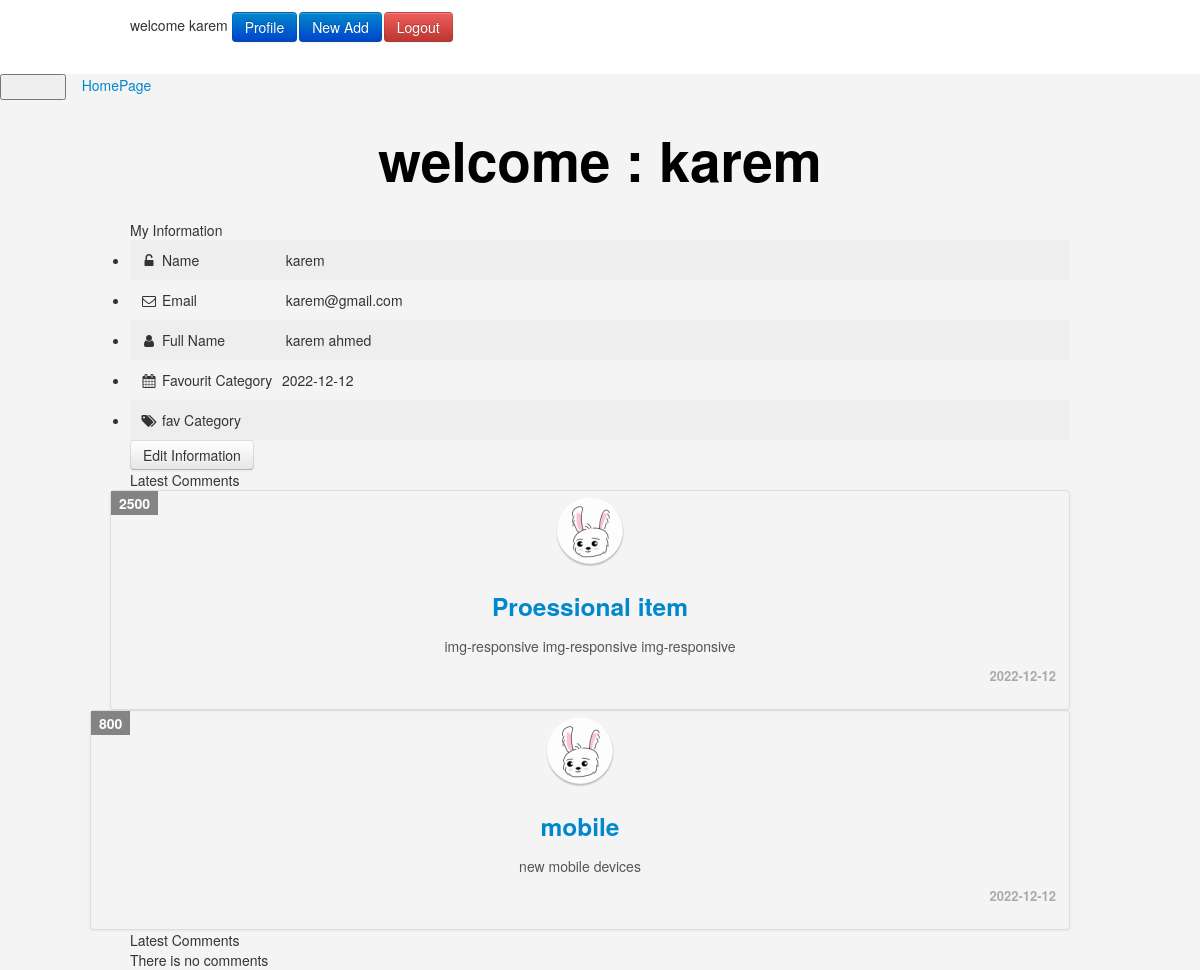
Page /profile.php (signed in) on the committed database.
### tables this page shows
CREATE TABLE `users` (
  `userID` int(11) NOT NULL COMMENT 'To Identify User',
  `username` varchar(255) NOT NULL COMMENT 'Username To Login',
  `password` varchar(255) NOT NULL COMMENT 'Password To Login',
  `email` varchar(255) NOT NULL,
  `fullname` varchar(255) NOT NULL,
  `groupID` int(11) NOT NULL DEFAULT 0 COMMENT 'Identify User Group',
  `truststatus` int(11) NOT NULL DEFAULT 0 COMMENT 'Seller Rank',
  `regstatus` int(11) NOT NULL DEFAULT 0 COMMENT 'Pending Approval',
  `date` date NOT NULL
);

CREATE TABLE `items` (
  `item_ID` int(11) NOT NULL,
  `name` varchar(255) NOT NULL,
  `description` text NOT NULL,
  `price` varchar(255) NOT NULL,
  `add_Date` date NOT NULL,
  `country_made` varchar(255) NOT NULL,
  `image` varchar(255) NOT NULL,
  `status` varchar(255) NOT NULL,
  `rating` smallint(6) NOT NULL,
  `Approve` tinyint(4) NOT NULL DEFAULT 0,
  `Cat_ID` int(11) NOT NULL,
  `Member_ID` int(11) DEFAULT NULL
);

### includes/functions/functions.php (called while the page is built, shortened)
<?php
 function getItems($where , $value){
    global $con;
    $getItems = $con->prepare("SELECT * FROM items WHERE $where = ? ORDER BY item_ID  DESC");
    $getItems->execute(array($value));
    $item = $getItems->fetchAll();
    return $item;
 }

### profile.php (the view, shortened to what this page needs)
<?php
include 'init.php';
if (isset($_SESSION['user'])) {
    $getUser = $con->prepare("SELECT * FROM users WHERE username = ? ");
    $getUser->execute(array($sessionUser));
    $info = $getUser->fetch();
?>
<h1 class="text-center"><?php echo 'welcome : ' . $_SESSION['user'] ?></h1>
<div class="information block">
    <div class="container">
        <div class="panel panel-primary">
            <div class="panel panel-heading"> My Information </div>
                <div class="panel-body">
                    <ul class="list-unstyled">
                   <li>
                    <i class="fa fa-unlock-alt fa-fw"></i>
                     <span>Name</span> <?php echo $info['username'] ?>
                     </li>
                   <li>
                    <i class="fa fa-envelope-o fa-fw"></i>
                   <span>Email</span>
                   <?php echo $info['email'] ?>
                </li>
                   <li>
                    <i class="fa fa-user fa-fw"></i>
                     <span>Full Name</span> <?php echo $info['fullname'] ?>
                    </li>
                   <li>
                    <i class="fa fa-calendar fa-fw"></i>
                    <span> Favourit Category </span><?php echo $info['date'] ?>
                    </li>
                    <li>
                    <i class="fa fa-tags fa-fw"></i>
                    <span> fav Category </span>
                    </li>
                    </ul>
                    <a href="#" class="btn btn-default">Edit Information</a>
            </div>
        </div>
    </div>
</div>
<div class="my-ads block">
<div class="container">
        <div class="panel panel-primary">
            <div class="panel panel-heading"> Latest Comments </div>
                <div class="panel-body">
    <?php
    if(!empty(getItems('Member_ID',$info['userID']))){
      foreach (getItems('Member_ID',$info['userID']) as $item){
        echo '<div class="row">';
        echo '<div class="col-sm-6 col-md-3>">';
        echo '<div class="thumbnail item-box">';
        echo '<span class="price-tag">' .$item['price'] .  '</span>';
        echo '<img class="img-responsive" src="rab.png" alt="" />';
        echo '<div class="caption">';
        echo '<h3 class="text-center"> <a href="items.php?itemid='.$item['item_ID'] . '">' . $item['name']  .  '</a></h3>';
        echo '<p class="text-center">' . $item['description'].  '</p>';
        echo '<p class="text-center date">' . $item['add_Date'].  '</p>';
        echo '</div>';
        echo '</div>';
        echo '</div>';
            }
        echo '</div>';
        }    else {
        echo 'sorry no ads to show , create <a href="newad.php"> New Add</a>';
        }
?>
                 </div>
            </div>
    </div>
</div>
<div class="my-comments block">
    <div class="container">
        <div class="panel panel-primary">
            <div class="panel panel-heading"> Latest Comments </div>
                <div class="panel-body">
                <?php
                 $stmt = $con->prepare("SELECT comment FROM comments WHERE user_id = ?");
                $stmt->execute(array($info['userID']));
                $comments  = $stmt->fetchAll();
                if (!empty($comments)){
                        foreach ($comments as $com)
                        {
                            echo '<p>' . $com['comment'] . '</p>' . '<br>';
                        }
                }else{
                    echo ' There is no comments';
                }
                ?>
            </div>
        </div>
    </div>
</div>
<?php
include $tpl . 'footer.php';
}else {
    header('Location: login.php');
    exit();
}
?>

### layout/css/frontend.css (style rules this page uses)
body { background-color: #F4F4F4; }
h1 { font-size: 55px; margin: 40px 0; font-weight: bold; color: #000000; }
.item-box { position: relative; }
.item-box .price-tag { background-color: #848484; padding: 2px 8px; position: absolute; left: 0; font-weight: bold; color: #FFF; top: 0; }
.information { margin-top: 20px; }
.information ul { padding: 0; margin: 0; }
.information ul li { padding: 10px; }
.information ul li:nth-child(odd) { background-color: #EEE; }
.information ul li span { display: inline-block; width: 120px; }
.thumbnail .date { text-align: right; font-size: 13px; color: #AAA; font-weight: bold; }

### rows in the picture
users: username "karem", email "karem@gmail.com", fullname "karem ahmed", date "2022-12-12"
items: price "2500", name "Proessional item", description "img-responsive img-responsive img-responsive", add_Date "2022-12-12"
items: price "800", name "mobile", description "new mobile devices", add_Date "2022-12-12"

### other values in the picture
$sessionUser "karem"
$_SESSION['user'] "karem"
